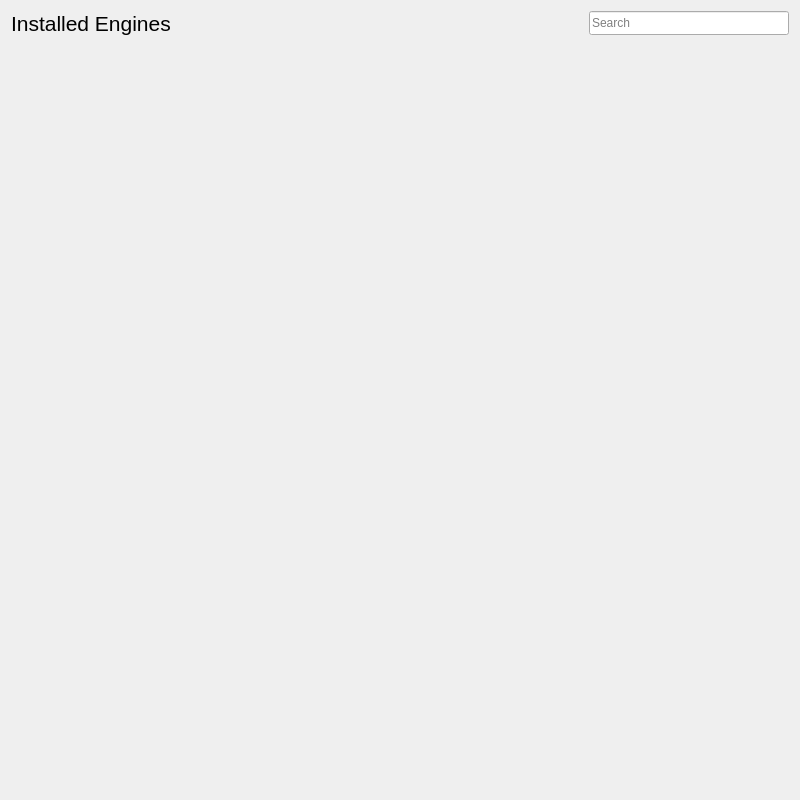
<?xml version="1.0" encoding="UTF-8"?>
<ui version="4.0">
 <class>LibraryEngineWidget</class>
 <widget class="QWidget" name="LibraryEngineWidget">
  <property name="geometry">
   <rect>
    <x>0</x>
    <y>0</y>
    <width>800</width>
    <height>800</height>
   </rect>
  </property>
  <layout class="QVBoxLayout" name="verticalLayout" stretch="0,0,1">
   <item>
    <layout class="QHBoxLayout" name="horizontalLayout_2" stretch="0,1,0">
     <property name="spacing">
      <number>0</number>
     </property>
     <property name="bottomMargin">
      <number>20</number>
     </property>
     <item>
      <widget class="QLabel" name="enginesLabel">
       <property name="font">
        <font>
         <pointsize>16</pointsize>
        </font>
       </property>
       <property name="text">
        <string>Installed Engines</string>
       </property>
      </widget>
     </item>
     <item>
      <spacer name="horizontalSpacer_2">
       <property name="orientation">
        <enum>Qt::Horizontal</enum>
       </property>
       <property name="sizeHint" stdset="0">
        <size>
         <width>40</width>
         <height>20</height>
        </size>
       </property>
      </spacer>
     </item>
     <item>
      <widget class="QLineEdit" name="searchEnginesEdit">
       <property name="minimumSize">
        <size>
         <width>200</width>
         <height>24</height>
        </size>
       </property>
       <property name="placeholderText">
        <string>Search</string>
       </property>
      </widget>
     </item>
    </layout>
   </item>
   <item>
    <widget class="QWidget" name="enginesWidget" native="true"/>
   </item>
   <item>
    <spacer name="verticalSpacer">
     <property name="orientation">
      <enum>Qt::Vertical</enum>
     </property>
     <property name="sizeHint" stdset="0">
      <size>
       <width>20</width>
       <height>40</height>
      </size>
     </property>
    </spacer>
   </item>
  </layout>
 </widget>
 <resources/>
 <connections/>
</ui>
